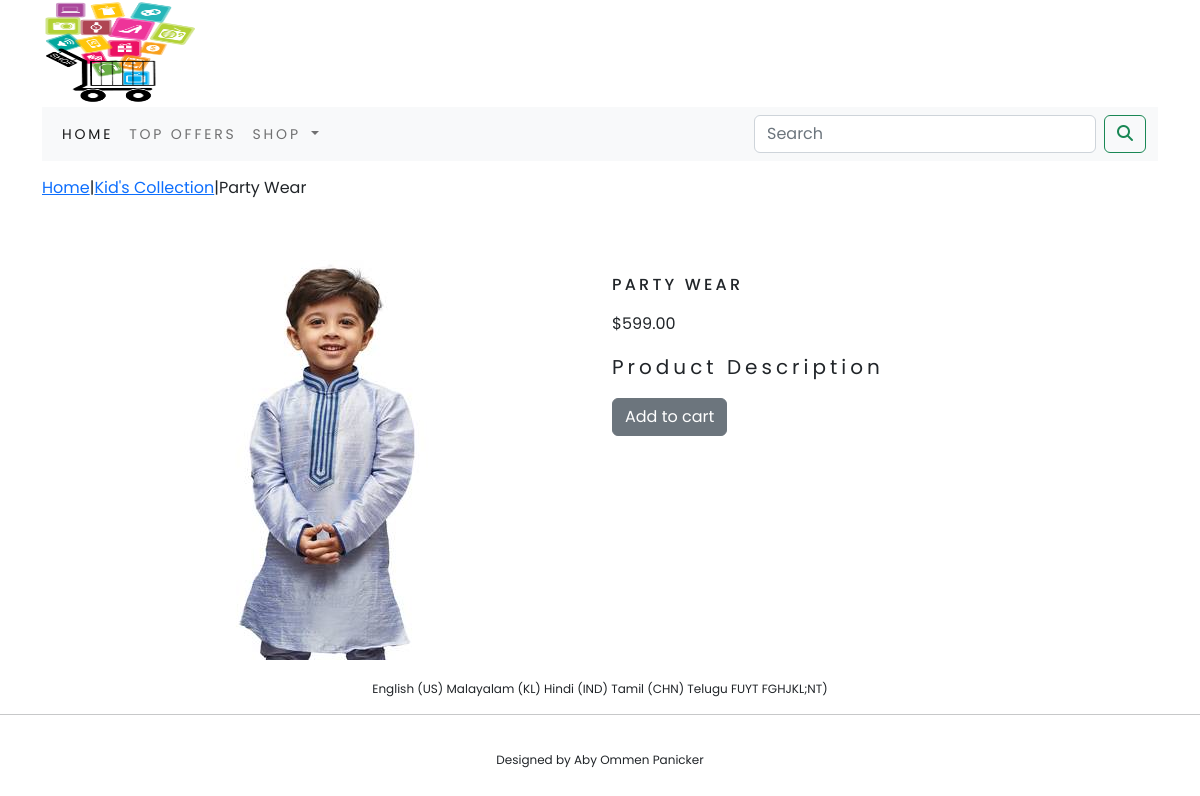
/shop/kids-collection/party-wear/, run on the app's committed database.
### shop/models.py (models this page shows, shortened)
class Product(models.Model):
    name=models.CharField(max_length=250,unique=True)
    slug=models.SlugField(max_length=250,unique=True)
    description=models.TextField(blank=True)
    price=models.DecimalField(max_digits=10,decimal_places=2)
    category=models.ForeignKey(Category,on_delete=models.CASCADE)
    image = models.ImageField(upload_to='product',blank=True)
    stock=models.IntegerField()
    available=models.BooleanField(default=True)
    created=models.DateTimeField(auto_now_add=True)
    updated=models.DateTimeField(auto_now=True)
    class Meta:
        ordering=('name',)
        verbose_name='product'
        verbose_name_plural='products'

class Category(models.Model):
    name=models.CharField(max_length=250,unique=True)
    slug=models.SlugField(max_length=250,unique=True)
    description=models.TextField(blank=True)
    image=models.ImageField(upload_to='category',blank=True)
    class Meta:
        ordering = ('name',)
        verbose_name = 'category'
        verbose_name_plural = 'categories'
    def get_url(self):
        return reverse('shop:products_by_category',args=[self.slug])
    def __str__(self):
        return  '{}'.format(self.name)

### shop/views.py (the view)
# urls.py: path('<slug:c_slug>/<slug:product_slug>/',views.proDetail,name='prodCatdetail')
def proDetail(request,c_slug,product_slug):
    try:
        product = Product.objects.get(category__slug=c_slug,slug=product_slug)
    except Exception as e:
        raise e
    return render(request,"product.html",{'product':product})

### cart/context_processors.py (called while the page is built)
def counter(request):
    item_count=0
    if 'admin' in request.path:
        return {}
    else:
        try:
            cart=Cart.objects.filter(cart_id=_cart_id(request))
            cart_items=CartItem.objects.all().filter(cart=cart[:1])
            for cart_item in cart_items:
                item_count += cart_item.quantity
        except Cart.DoesNotExist:
            item_count=0
    return  dict(item_count=item_count)

### cart/views.py (called while the page is built)
def _cart_id(request):
    cart = request.session.session_key
    if not cart:
        cart = request.session.create()
    return cart

### shop/context_processors.py (called while the page is built)
def menu_links(request):
    links=Category.objects.all()
    return dict(links=links)

### templates/product.html (shortened to what this page needs)
{% extends 'base.html' %}
{% load static %}
{% block content %}
<div class="row my_prod_row_class">
    <div class="mx_auto">
        <p><a href="{% url 'shop:allProdCat'%}">Home</a>|<a href="{{product.category.get_url}}">{{product.category}}</a>|{{product.name}}</p>
    </div>
</div>
<div class="container">
<br>
<div class="row">
    <div class="col-12 col-sm-12 col-md-12 col-lg-6 text-center">
        <div style="min-width:18rem">
            <img src="{{product.image.url}}" alt="{{product.name}}">
        </div>
    </div>
     <div class="col-12 col-sm-12 col-md-12 col-lg-6 " >
         <div>
            <h1 class="my_prod_title">{{product.name}}</h1>
            <p>${{product.price}}</p>
            <p class="my_title"> Product Description</p>
            {% if product.stock <= 0 %}
            <p class="text-justify my_prod_text"><b>Out Stock</b></p>
            {% else %}
            <a class="btn btn-secondary" href="{% url 'cart:add_cart' product.id %}">Add to cart</a>
            {% endif %}
         </div>
    </div>
</div>
</div>
{% endblock %}

### static/css/custom.css (style rules this page uses)
body { font-family: 'Open Sans', sans-serif; font-family: 'Poppins', sans-serif; }
.my_title { font-size: 20px; text_transform: uppercase; letter-spacing: .2em; }
.my_prod_row_class { padding-top: 15px; Padding-bottom: 20px; }
.my_prod_title { font-size: 16px; text-transform: uppercase; letter-spacing:.2em; padding-bottom: 10px; padding-top: 15px; }

### data on the page
Product: category "Kid's Collection", name "Party Wear", image (picture), name "PARTY WEAR", price "599.00"
